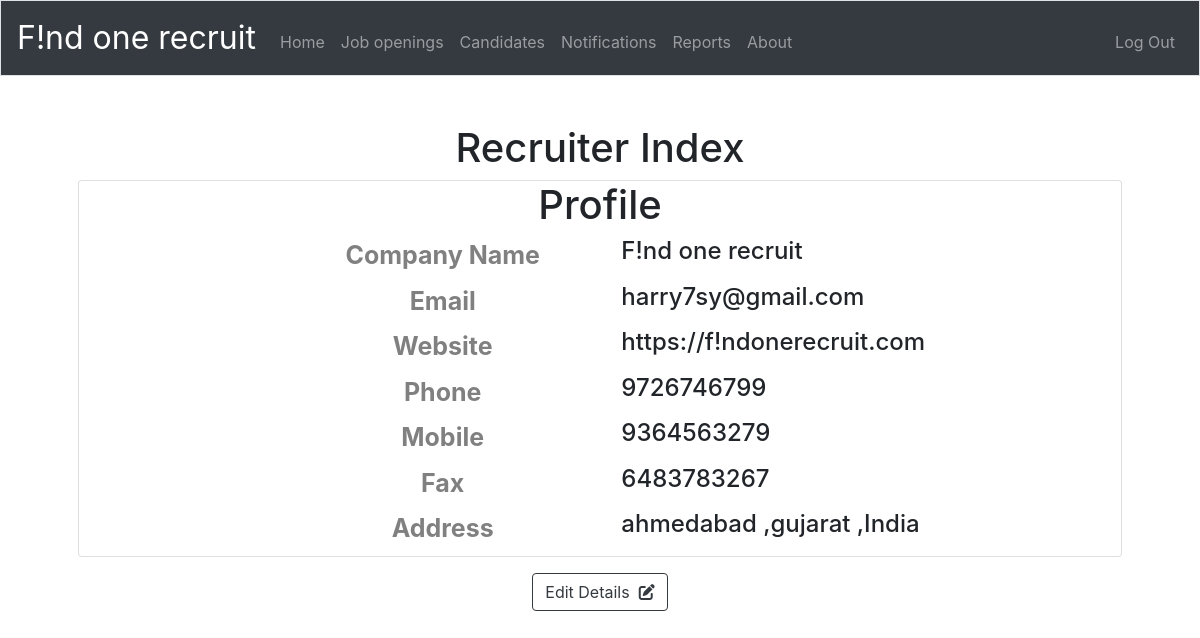
Page /recruiter_index (signed in) on the committed database.
### tables this page shows
CREATE TABLE 'recruiter_details' ('id' integer PRIMARY KEY NOT NULL, 'email' text NOT NULL, 'company_name' text NOT NULL, 'website' text NOT NULL, 'phone' text NOT NULL, 'mobile' text NOT NULL, 'fax' text NOT NULL, 'address' text NOT NULL);

### application.py (the view)
@app.route("/recruiter_index")
@login_required
def recruiter_index():
    recruiter_details = db.execute("SELECT * FROM recruiter_details WHERE id = :id", id=session["user_id"])
    return render_template("recruiter_index.html",recruiter_details=recruiter_details)

### application.py (called while the page is built)
@app.after_request
def after_request(response):
    response.headers["Cache-Control"] = "no-cache, no-store, must-revalidate"
    response.headers["Expires"] = 0
    response.headers["Pragma"] = "no-cache"
    return response

### helpers.py (called while the page is built)
def login_required(f):
    @wraps(f)
    def decorated_function(*args, **kwargs):
        if session.get("user_id") is None:
            return redirect("/")
        return f(*args, **kwargs)
    return decorated_function

### templates/recruiter_index.html (shortened to what this page needs)
{% extends "recruiter_layout.html" %}
{% block main %}
    <h1>Recruiter Index</h1>
    <div class="card">
        <h1>Profile</h1>
        <div class="row">
            <label class="col-md-4 col-label"><b>Company Name</b></label>
            <h4>{{ recruiter_details[0]["company_name"] }}</h4>
        </div>
        <div class="row">
            <label class="col-md-4 col-label"><b>Email</b></label>
            <h4>{{ recruiter_details[0]["email"] }}</h4>
        </div>
        <div class="row">
            <label class="col-md-4 col-label"><b>Website</b></label>
            <h4>{{ recruiter_details[0]["website"] }}</h4>
        </div>
        <div class="row">
            <label class="col-md-4 col-label"><b>Phone</b></label>
            <h4>{{ recruiter_details[0]["phone"] }}</h4>
        </div>
         <div class="row">
            <label class="col-md-4 col-label"><b>Mobile</b></label>
            <h4>{{ recruiter_details[0]["mobile"] }}</h4>
        </div>
        <div class="row">
            <label class="col-md-4 col-label"><b>Fax</b></label>
            <h4>{{ recruiter_details[0]["fax"] }}</h4>
        </div>
        <div class="row">
            <label class="col-md-4 col-label"><b>Address</b></label>
            <h4>{{ recruiter_details[0]["address"] }}</h4>
        </div>
    </div>
    <form action="/edit_recruiter_details" method="get">
            <button name="edit_details_btn" class="btn btn-outline-dark" type="submit">Edit Details &nbsp;<i class='fas fa-edit'></i></button>
    </form>
{% endblock %}

### static/styles.css (style rules this page uses)
.col-md-4 { margin-left:200px; font-size:25px; color:gray; }

### rows in the picture
recruiter_details: company_name "F!nd one recruit", email "harry7sy@gmail.com", website "https://f!ndonerecruit.com", phone "9726746799", mobile "9364563279", fax "6483783267", address "ahmedabad ,gujarat ,India"
